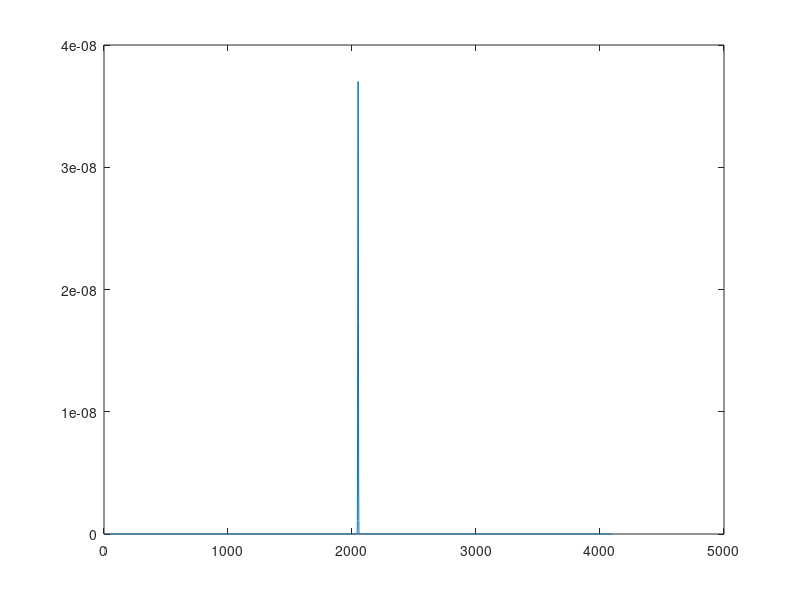

MATLAB code for this plot:
clear all
% close all

fs=16e9;
LW=50e3;


Lsim=1000e3;
Niters=10;


for niter=1:Niters
    fnoise=sqrt(LW*2*pi/fs).*randn(Lsim,1);
    pnoise=cumsum(fnoise);
%     plot(pnoise)
%     hold all
    
    if niter==1
        Pxx_mean = 1/Niters*pwelch(exp(1j*pnoise), hanning(1024),0,4096,fs);
    else
        Pxx_mean = Pxx_mean + 1/Niters*pwelch(exp(1j*pnoise), hanning(1024),0,4096,fs);
    end
end
% grid on

plot(fftshift(Pxx_mean))
